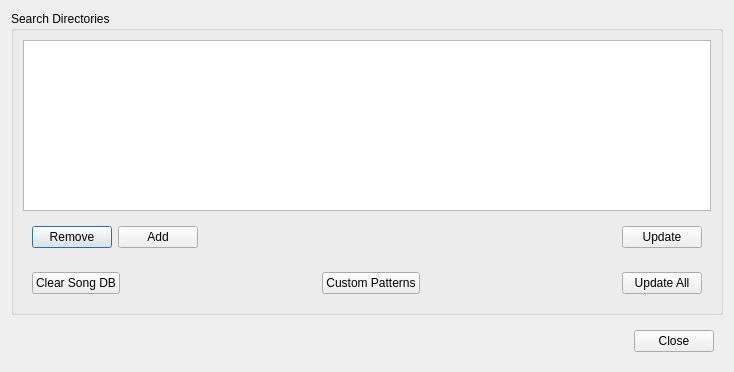
<?xml version="1.0" encoding="UTF-8"?>
<ui version="4.0">
 <class>DlgDatabase</class>
 <widget class="QDialog" name="DlgDatabase">
  <property name="geometry">
   <rect>
    <x>0</x>
    <y>0</y>
    <width>734</width>
    <height>372</height>
   </rect>
  </property>
  <property name="windowTitle">
   <string>Karaoke DB Management</string>
  </property>
  <layout class="QVBoxLayout" name="verticalLayout_2">
   <item>
    <layout class="QVBoxLayout" name="verticalLayout">
     <item>
      <widget class="QGroupBox" name="groupBox">
       <property name="title">
        <string>Search Directories</string>
       </property>
       <layout class="QVBoxLayout" name="verticalLayout_3">
        <item>
         <widget class="QTableView" name="tableViewFolders">
          <property name="editTriggers">
           <set>QAbstractItemView::NoEditTriggers</set>
          </property>
          <property name="alternatingRowColors">
           <bool>true</bool>
          </property>
          <property name="selectionBehavior">
           <enum>QAbstractItemView::SelectRows</enum>
          </property>
          <attribute name="horizontalHeaderStretchLastSection">
           <bool>false</bool>
          </attribute>
          <attribute name="verticalHeaderVisible">
           <bool>false</bool>
          </attribute>
         </widget>
        </item>
        <item>
         <widget class="QFrame" name="frame">
          <property name="frameShape">
           <enum>QFrame::NoFrame</enum>
          </property>
          <property name="frameShadow">
           <enum>QFrame::Plain</enum>
          </property>
          <layout class="QHBoxLayout" name="horizontalLayout">
           <item>
            <widget class="QPushButton" name="buttonDelete">
             <property name="text">
              <string>Remove</string>
             </property>
            </widget>
           </item>
           <item>
            <widget class="QPushButton" name="buttonNew">
             <property name="text">
              <string>Add</string>
             </property>
            </widget>
           </item>
           <item>
            <spacer name="horizontalSpacer">
             <property name="orientation">
              <enum>Qt::Horizontal</enum>
             </property>
             <property name="sizeHint" stdset="0">
              <size>
               <width>40</width>
               <height>20</height>
              </size>
             </property>
            </spacer>
           </item>
           <item>
            <widget class="QPushButton" name="buttonUpdate">
             <property name="text">
              <string>Update</string>
             </property>
            </widget>
           </item>
          </layout>
         </widget>
        </item>
        <item>
         <widget class="QFrame" name="frame_3">
          <property name="frameShape">
           <enum>QFrame::NoFrame</enum>
          </property>
          <property name="frameShadow">
           <enum>QFrame::Plain</enum>
          </property>
          <layout class="QHBoxLayout" name="horizontalLayout_3">
           <item>
            <widget class="QPushButton" name="btnClearDatabase">
             <property name="text">
              <string>Clear Song DB</string>
             </property>
            </widget>
           </item>
           <item>
            <spacer name="horizontalSpacer_4">
             <property name="orientation">
              <enum>Qt::Horizontal</enum>
             </property>
             <property name="sizeHint" stdset="0">
              <size>
               <width>40</width>
               <height>20</height>
              </size>
             </property>
            </spacer>
           </item>
           <item>
            <widget class="QPushButton" name="btnCustomPatterns">
             <property name="text">
              <string>Custom Patterns</string>
             </property>
            </widget>
           </item>
           <item>
            <spacer name="horizontalSpacer_3">
             <property name="orientation">
              <enum>Qt::Horizontal</enum>
             </property>
             <property name="sizeHint" stdset="0">
              <size>
               <width>40</width>
               <height>20</height>
              </size>
             </property>
            </spacer>
           </item>
           <item>
            <widget class="QPushButton" name="buttonUpdateAll">
             <property name="text">
              <string>Update All</string>
             </property>
            </widget>
           </item>
          </layout>
         </widget>
        </item>
       </layout>
      </widget>
     </item>
    </layout>
   </item>
   <item>
    <widget class="QFrame" name="frame_2">
     <property name="frameShape">
      <enum>QFrame::NoFrame</enum>
     </property>
     <property name="frameShadow">
      <enum>QFrame::Raised</enum>
     </property>
     <layout class="QHBoxLayout" name="horizontalLayout_2">
      <item>
       <spacer name="horizontalSpacer_2">
        <property name="orientation">
         <enum>Qt::Horizontal</enum>
        </property>
        <property name="sizeHint" stdset="0">
         <size>
          <width>40</width>
          <height>20</height>
         </size>
        </property>
       </spacer>
      </item>
      <item>
       <widget class="QPushButton" name="buttonClose">
        <property name="text">
         <string>Close</string>
        </property>
       </widget>
      </item>
     </layout>
    </widget>
   </item>
  </layout>
 </widget>
 <resources/>
 <connections/>
</ui>
